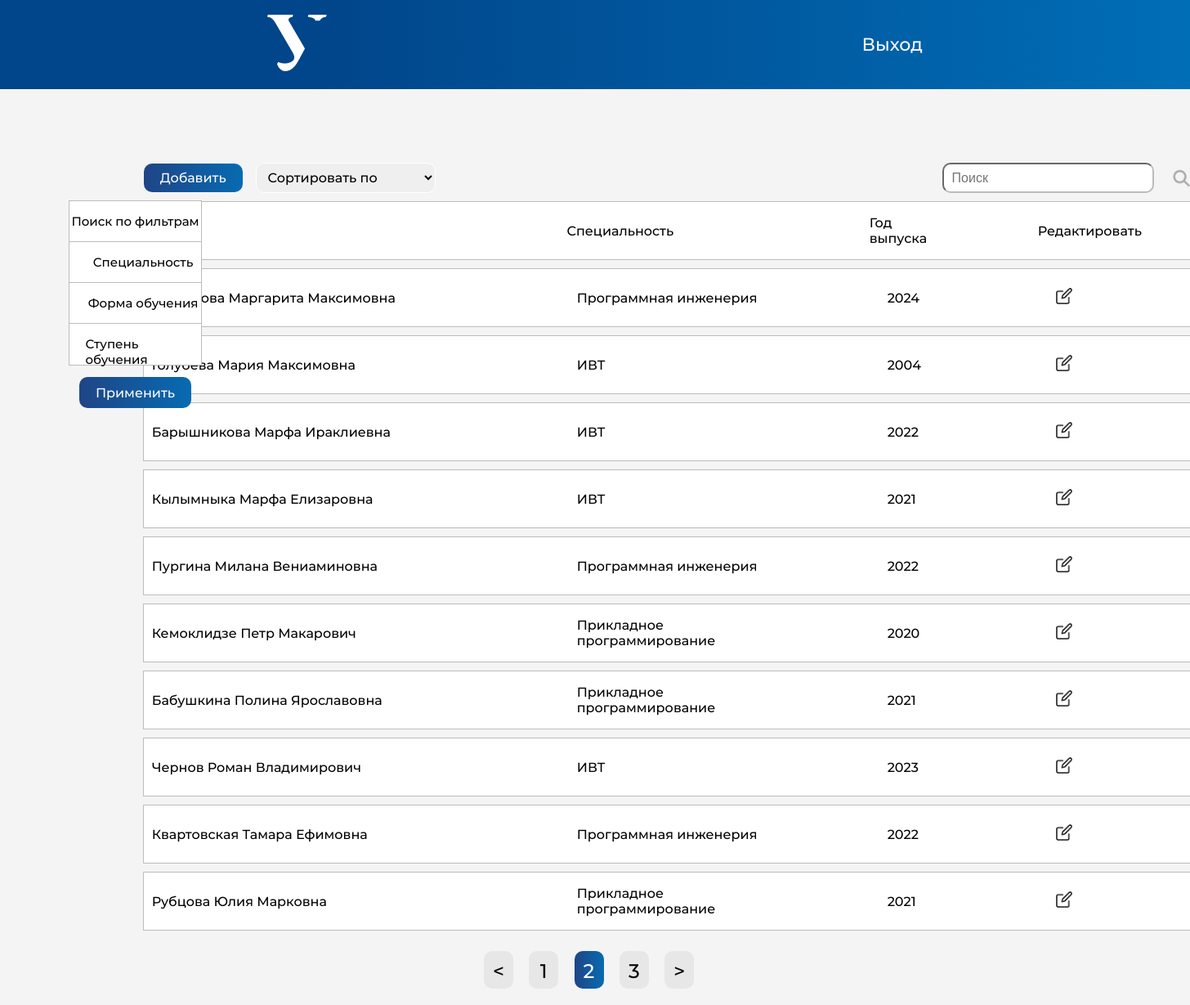
Page /students/allStudents/?&page=2 (signed in) on the committed database.
### students/models.py (models this page shows, shortened)
class Student(models.Model):
    first_name = models.CharField(max_length=255)
    last_name = models.CharField(max_length=255)
    patronymic = models.CharField(max_length=255, blank=True, null=True)
    phone_number = models.CharField(max_length=12, blank=True, null=True)
    email = models.EmailField(max_length=255, blank=True, null=True)
    birth_date = models.DateField(blank=True, null=True)
    start_education_date = models.IntegerField(blank=True, null=True)
    end_education_date = models.IntegerField(blank=True, null=True)
    living_place = models.CharField(max_length=255, blank=True, null=True)
    is_deleted = models.BooleanField(default=False)
    added_date = models.DateTimeField(auto_now_add=True)
    group = models.CharField(max_length=255, blank=True, null=True)
    specialization = models.ForeignKey(Specialization, on_delete=models.SET_NULL, null=True)
    education_form = models.ForeignKey(EducationForm, on_delete=models.SET_NULL, blank=True, null=True)
    education_stage = models.ForeignKey(EducationStage, related_name='education_stage', on_delete=models.SET_NULL, blank=True, null=True)
    financing_form = models.ForeignKey(FinancingForm, on_delete=models.SET_NULL, blank=True, null=True)
    citizenship = models.ForeignKey(Citizenship, on_delete=models.SET_NULL, blank=True, null=True)
    class Meta:
        verbose_name = "Студент"
        verbose_name_plural = "Студенты"
        ordering = ['first_name', '-start_education_date']

class Specialization(models.Model):
    title = models.CharField(max_length=255)
    class Meta:
        verbose_name = "Специальность"
        verbose_name_plural = "Специальности"
    def __str__(self):
        return self.title

### students/views.py (the view, shortened to what this page needs)
# urls.py: path('allStudents/', all_students, name='all_students'),
@login_required
def all_students(request):
    students = Student.objects.all()
    form = FilterForm(request.GET)
    selected_filters = []
    if form.is_valid():
        specializations = form.cleaned_data['specialization']
        education_form = form.cleaned_data['education_form']
        education_stage = form.cleaned_data['education_stage']
        if specializations:
            students = students.filter(specialization__in=specializations)
            selected_filters += list(specializations)
        if education_form:
            students = students.filter(education_form__in=education_form)
            selected_filters += list(education_form)
        if education_stage:
            students = students.filter(education_stage__in=education_stage)
            selected_filters += list(education_stage)
    query = request.GET.get('query')
    sort_option = request.GET.get('sort_option')
    if sort_option == 'inc_year':
        students = students.order_by('end_education_date')
    elif sort_option == 'dec_year':
        students = students.order_by('-end_education_date')
    elif sort_option == 'inc_last_name':
        students = students.order_by('last_name')
    paginator = Paginator(students, 10)
    page_number = request.GET.get('page')
    page_obj = paginator.get_page(page_number)
    context = {
        'page_obj': page_obj, 'sort_option': sort_option, 'query': query, 'form': form,
        'selected_filters': selected_filters
    }
    return render(request, 'students/students_table.html', context)

### students/forms.py
class FilterForm(forms.Form):
    specialization = forms.ModelMultipleChoiceField(queryset=Specialization.objects.all(),
                                                    widget=forms.CheckboxSelectMultiple, to_field_name='title',
                                                    required=False)
    education_form = forms.ModelMultipleChoiceField(queryset=EducationForm.objects.all(),
                                                    widget=forms.CheckboxSelectMultiple, to_field_name='title',
                                                    required=False)
    education_stage = forms.ModelMultipleChoiceField(queryset=EducationStage.objects.all(),
                                                     widget=forms.CheckboxSelectMultiple, to_field_name='title',
                                                     required=False)

### students/templates/students/students_table.html (shortened to what this page needs)
{% load static %}
<!DOCTYPE html>
<html lang="en">
<head>
    <link rel="stylesheet" href="{% static 'styles/new_style.css' %}">
    <link rel="stylesheet" href="{% static 'styles/header.css' %}">
</head>
<body>
<div class="header">
    <div class="container1">
        <div class="header-line1">
            <div class="header-logo">
                <img class="logotype" src="{% static 'icons/URFU.png' %}" alt="">
            </div>
            <div class="nav">
                <a class="nav-item1" href="{% url 'logout' %}">Выход</a>
            </div>
        </div>
    </div>
</div>
<form id="sort-form" method="GET" action="{% url 'students:all_students' %}">
    <div class="container">
        <div class="left_table">
            <div class="naming_filter">
                <p class="label-title">Поиск по фильтрам</p>
            </div>
            <div class="dropdown-checkbox form-group">
                <p class="label-title">Специальность</p>
            </div>
            <div class="dropdown-checkbox form-group">
                <p class="label-title">Форма обучения</p>
            </div>
            <div class="dropdown-checkbox form-group">
                <p class="label-title">Ступень обучения</p>
            </div>
        <button class="filter-button">Применить</button>
        </div>
        <div class="central">
            <div class="block">
                <a class="blue-button" href="{% url 'students:create_student' %}">Добавить</a>
                <select name="sort_option" id="sort-select" class="sort-select">
                    <option value="" {% if sort_option is None %}selected{% endif %}>Сортировать по</option>
                </select>
                <input type="text" name="query" class="search-input" {% if query %} value="{{ query }}" {% endif %}
                       placeholder="Поиск">
                <button class="lupa-button"><img src="{% static 'icons/lupa.png' %}" alt="Изображение" class="lupa">
                </button>
            </div>
            <div class="additional-block">
                <div class="fio">ФИО</div>
                <div class="specialization">Специальность</div>
                <div class="year">Год выпуска</div>
                <div class="year">Редактировать</div>
            </div>
            <div class="additional-blocks">
                {% for student in page_obj %}
                    <div class="additional-block">
                        <div class="fio">{{ student.last_name }} {{ student.first_name }} {{ student.patronymic|default:'' }}</div>
                        <div class="specialization">{{ student.specialization.code }} {{ student.specialization }}</div>
                        <div class="year">{{ student.end_education_date }}</div>
                        <a href="{% url 'students:student' student.id %}"><img src="{% static 'icons/edit-icon.png' %}"
                                                                               alt="Редактировать"
                                                                               class="edit-icon"></a>
                    </div>
                {% endfor %}
            </div>
        </div>
    </div>
</form>
{% if page_obj.has_other_pages %}
    <nav class="list-pages">
        <ul>
            {% if page_obj.has_previous %}
                <li class="page-num">
                    <a href="?{{ request.GET.urlencode }}&page={{ page_obj.previous_page_number }}">&lt;</a>
                </li>
            {% endif %}
            {% for p in page_obj.paginator.page_range %}
                {% if page_obj.number == p %}
                    <li class="page-num page-num-selected">{{ p }}</li>
                {% elif p >= page_obj.number|add:-2 and p <= page_obj.number|add:2 %}
                    <li class="page-num">
                        <a href="?{{ request.GET.urlencode }}&page={{ p }}">{{ p }}</a>
                    </li>
                {% endif %}
            {% endfor %}
            {% if page_obj.has_next %}
                <li class="page-num">
                    <a href="?{{ request.GET.urlencode }}&page={{ page_obj.next_page_number }}">></a>
                </li>
            {% endif %}
        </ul>
    </nav>
{% endif %}
</body>
</html>

### static/styles/new_style.css (style rules this page uses)
body { margin: 0; padding: 0; background-color: #F4F4F4; }
.container { font-family: "Montserrat"; margin-top: 90px; display: grid; grid-template-columns: 12% auto 5%; place-items: center; background-color: #F4F4F4; }
.central { display: flex; flex-wrap: wrap; justify-content: center; }
.block { width: 1300px; height: 37px; margin-bottom: 10px; position: relative; display: flex; align-items: center; background-color: #F4F4F4; }
.additional-blocks { display: flex; flex-wrap: wrap; justify-content: center; }
.additional-block { width: 1300px; height: 70px; background-color: #ffffff; margin-bottom: 10px; display: flex; align-items: center; border: 1px solid #BCBCBC; }
.sort-select { width: 220px; font-family: "Montserrat"; margin-left: 16px; height: 100%; border-radius: 10px; padding: 5px 10px; font-size: 16px; border-color: #ffffff; display: flex; }
.filter-button { font-family: "Montserrat"; position: relative; height: 38px; background-image: linear-gradient(to right, #1F4586, #076BB1); color: white; border-radius: 10px; border: none; font-size: 16px; padding: 5px 20px; margin-top: 15px; text-decoration: none; align-self: flex-start; }
.search-input { width: 235px; margin-left: 620px; height: 90%; border-radius: 10px; padding: 0px 10px; font-size: 16px; border-color: #BCBCBC; display: flex; }
.lupa { width: 21px; height: 21px; position: absolute; top: 50%; right: 20px; transform: translateY(-50%); cursor: pointer; }
.lupa-button { display: inline-block; padding: 0; border: none; background-color: transparent; cursor: pointer; }
.fio { width: 350px; margin-right: 170px; margin-left: 10px; }
.specialization { width: 280px; margin-right: 100px; }
.year { width: 37px; margin-right: 169px; }
.edit-icon { width: 20px; height: 20px; margin-right: 20px; }
.blue-button { background-image: linear-gradient(to right, #1F4586, #076BB1); color: white; padding: 5px 20px; border-radius: 10px; border: none; height: 70%; text-align: center; text-decoration: none; display: flex; align-items: center; justify-content: center; }
.list-pages { text-align: center; margin: 0 0 20px 0; }
.list-pages ul { margin: 15px 0 0 0; padding: 0; list-style: none; }
.list-pages ul li { display: inline-block; margin: 0 15px 0 0; }
.list-pages li a { display: inline-block; margin: 0 15px 0 0; width: 36px; height: 36px; }
.list-pages a { color: #000; font-size: 24px; height: 100%; width: 100%; text-decoration: none; }
.list-pages .page-num, .page-num-selected { display: inline-block; width: 36px; height: 36px; padding: 10px 0 0 0; color: black; background-color: #E7E7E7; border: none; border-radius: 10px; }
.list-pages .page-num-selected { border: none; color: white; background-image: linear-gradient(to right, #1F4586, #076BB1); font-size: 24px; }
.left_table { font-family: "Montserrat"; display: grid; grid-template-rows: 37px 10px 50px 50px 50px 50px; justify-items: center; align-items: center; width: 115%; height: 100%; margin-left: 65px; margin-right: auto; }
.dropdown-checkbox, .naming_filter { position: relative; background: white; place-items: center; width: 80%; height: 100%; background-color: white; border: 1px solid #BCBCBC; }
.naming_filter { font-size: 15px; }
.dropdown-checkbox .label-title { font-size: 15px; text-align: left; padding-left: 12%; }
.label-title { text-align: center; }

### static/styles/header.css (style rules this page uses)
body { font-family: Montserrat; margin: 0px 0px; }
.header { background: linear-gradient(90deg, #01458A 26.35%, #0070B9 103.67%); }
.header-line1 { padding: 18px 0px 18px 0px; display: flex; align-items: center; justify-content: space-around; }
.nav-item1 { color: white; text-decoration: none; font-size: 22px; }

### rows in the picture
Student: first_name "Маргарита", patronymic "Максимовна", specialization "Программная инженерия", end_education_date "2024"
Student: first_name "Мария", patronymic "Максимовна", specialization "ИВТ", end_education_date "2004"
Student: last_name "Барышникова", first_name "Марфа", patronymic "Ираклиевна", specialization "ИВТ", end_education_date "2022"
Student: last_name "Кылымныка", first_name "Марфа", patronymic "Елизаровна", specialization "ИВТ", end_education_date "2021"
Student: last_name "Пургина", first_name "Милана", patronymic "Вениаминовна", specialization "Программная инженерия", end_education_date "2022"
Student: last_name "Кемоклидзе", first_name "Петр", patronymic "Макарович", specialization "Прикладное программирование", end_education_date "2020"
Student: last_name "Бабушкина", first_name "Полина", patronymic "Ярославовна", specialization "Прикладное программирование", end_education_date "2021"
Student: last_name "Чернов", first_name "Роман", patronymic "Владимирович", specialization "ИВТ", end_education_date "2023"
Student: last_name "Квартовская", first_name "Тамара", patronymic "Ефимовна", specialization "Программная инженерия", end_education_date "2022"
Student: last_name "Рубцова", first_name "Юлия", patronymic "Марковна", specialization "Прикладное программирование", end_education_date "2021"

### other values in the picture
{{ p }} "1" "3"
{{ p }} "2"
